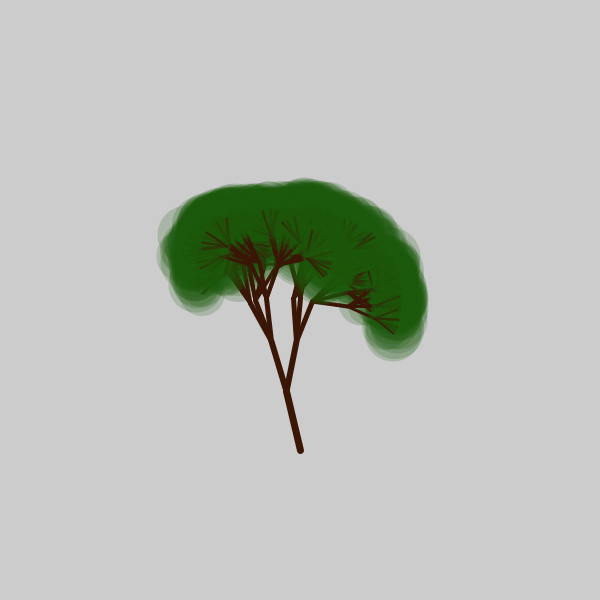
Frame 1 (no input)
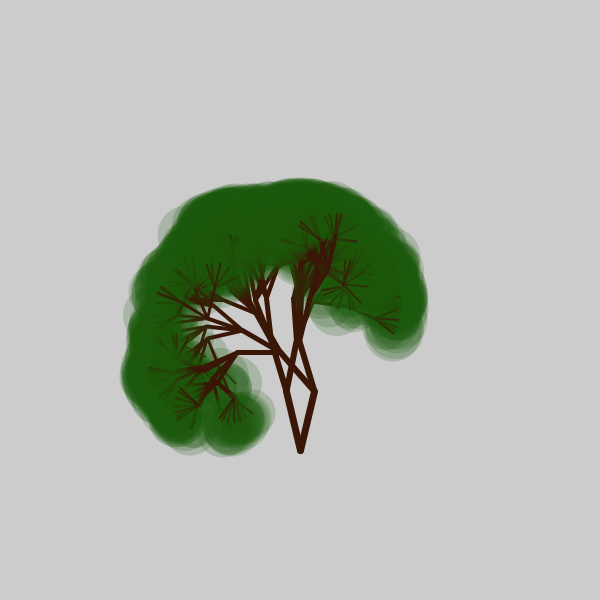
Frame 2 (the mouse pressed at the canvas centre, redrawn once)

The Processing sketch that drew these frames (run headless with seeded random() and noise(); the mouse was pressed at the canvas centre and the sketch redrawn once):

// Processing sketch: processing_40729
// ── processing_40729.pde

int maxDepth;
int thickness;
int leavesMethod;
boolean highQuality;

void setup() {
  size(600, 600);
  noLoop();
  maxDepth = 6;
  thickness = maxDepth + 2;
  leavesMethod = 2;
  highQuality = true;
  //Draw the image
  redraw();
}

void draw() {
  //Get current time for draw time calculation
  float startTime = millis();

  drawTree(width/2, height*0.75);

  println("High Quality " + (highQuality ? "on" : "off"));
  println("Leaves Method " + leavesMethod);
  println("Time taken to draw: " + (millis()-startTime) + "ms");
}

void drawTree(float x, float y) {
  drawTree(int(x), int(y));
}

void drawTree(int x, int y) {
  drawBranch(x, y, 270, int(random(20, 30)), 60, 1);
}

void drawBranch(int startX, int startY, int direction, int craziness, int maxLength, int depth) {
  for (int i = 0; i < depth; i++) {
    strokeWeight(thickness-depth);
    stroke(#391605);
    direction += random(-craziness, craziness);
    float ang = (direction) * PI / 180;
    int endX = (int)(startX+cos(ang)*maxLength);
    int endY = (int)(startY+sin(ang)*maxLength);
    line(startX, startY, endX, endY);
    if (depth < maxDepth) {
      drawBranch(endX, endY, direction, int(craziness*1.1), int(maxLength*0.85), depth+1);
    } 
    else {
      drawLeaves(endX, endY);
    }
  }
}

void drawLeaves(int x, int y) {
  int sizeX;
  switch (leavesMethod) {
  case 0:
    noStroke();
    sizeX = (int)random(30, 50);
    int sizeY = (int)random(30, 50);
    //the less perfect the circle, the more transparent the "leaf"
    fill(#195508, abs(sizeX-sizeY)*20);
    ellipse(x, y, (int)random(40, 60), (int)random(40, 60));
    break;
  case 1:
    noStroke();
    fill(#195508);
    sizeX = (int)random(5, 10);
    ellipse(x, y, sizeX, sizeX);
    break;
  case 2:
    noStroke();
    fill(#195508, 50);
    sizeX = (int)random(40, 60);
    ellipse(x, y, sizeX, sizeX);
    break;
  }
}

void keyPressed() {

  switch (key) {
  case ' ':
    fill(#CCCCCC);
    rect(0, 0, width, height);
    redraw();
    break;
  case 'l':
    if (++leavesMethod > 2) {
      leavesMethod = 0;
    }
    break;
  case 'q':
    if (highQuality) {
      highQuality = false;
    } 
    else {
      highQuality = true;
    }
    break;
  }
}
